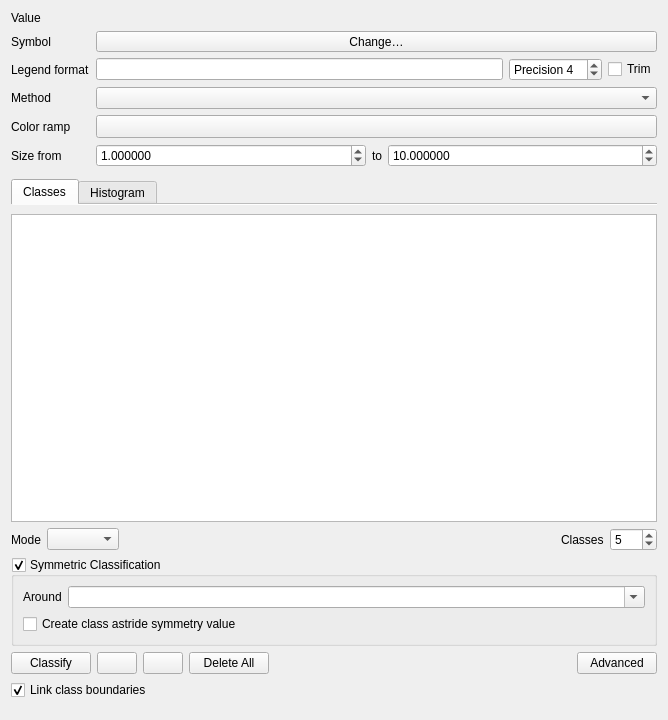
<?xml version="1.0" encoding="UTF-8"?>
<ui version="4.0">
 <class>QgsGraduatedSymbolRendererWidget</class>
 <widget class="QWidget" name="QgsGraduatedSymbolRendererWidget">
  <property name="geometry">
   <rect>
    <x>0</x>
    <y>0</y>
    <width>668</width>
    <height>720</height>
   </rect>
  </property>
  <layout class="QGridLayout" name="gridLayout">
   <item row="3" column="1">
    <widget class="QComboBox" name="methodComboBox">
     <property name="toolTip">
      <string>&lt;html&gt;&lt;head/&gt;&lt;body&gt;&lt;p&gt;Choose between color and size graduation. &lt;/p&gt;&lt;p&gt;&lt;br/&gt;&lt;/p&gt;&lt;p&gt;If you want to combine both, use a data-defined size for the symbol and graduate by color.&lt;/p&gt;&lt;/body&gt;&lt;/html&gt;</string>
     </property>
    </widget>
   </item>
   <item row="0" column="1">
    <widget class="QgsFieldExpressionWidget" name="mExpressionWidget" native="true">
     <property name="sizePolicy">
      <sizepolicy hsizetype="Preferred" vsizetype="Fixed">
       <horstretch>0</horstretch>
       <verstretch>0</verstretch>
      </sizepolicy>
     </property>
     <property name="minimumSize">
      <size>
       <width>10</width>
       <height>0</height>
      </size>
     </property>
     <property name="focusPolicy">
      <enum>Qt::StrongFocus</enum>
     </property>
    </widget>
   </item>
   <item row="2" column="0">
    <widget class="QLabel" name="label">
     <property name="text">
      <string>Legend format</string>
     </property>
     <property name="alignment">
      <set>Qt::AlignLeading|Qt::AlignLeft|Qt::AlignVCenter</set>
     </property>
     <property name="buddy">
      <cstring>txtLegendFormat</cstring>
     </property>
    </widget>
   </item>
   <item row="3" column="0">
    <widget class="QLabel" name="labelMethod">
     <property name="text">
      <string>Method</string>
     </property>
    </widget>
   </item>
   <item row="5" column="0">
    <widget class="QLabel" name="lblSize">
     <property name="text">
      <string>Size from</string>
     </property>
     <property name="buddy">
      <cstring>minSizeSpinBox</cstring>
     </property>
    </widget>
   </item>
   <item row="4" column="1">
    <widget class="QgsColorRampButton" name="btnColorRamp">
     <property name="sizePolicy">
      <sizepolicy hsizetype="Expanding" vsizetype="Fixed">
       <horstretch>0</horstretch>
       <verstretch>0</verstretch>
      </sizepolicy>
     </property>
     <property name="minimumSize">
      <size>
       <width>120</width>
       <height>0</height>
      </size>
     </property>
     <property name="maximumSize">
      <size>
       <width>16777215</width>
       <height>16777215</height>
      </size>
     </property>
    </widget>
   </item>
   <item row="0" column="0">
    <widget class="QLabel" name="label_4">
     <property name="text">
      <string>Value</string>
     </property>
    </widget>
   </item>
   <item row="5" column="1">
    <layout class="QHBoxLayout" name="layoutSize">
     <item>
      <widget class="QgsDoubleSpinBox" name="minSizeSpinBox">
       <property name="decimals">
        <number>6</number>
       </property>
       <property name="maximum">
        <double>999999999.000000000000000</double>
       </property>
       <property name="singleStep">
        <double>0.200000000000000</double>
       </property>
       <property name="value">
        <double>1.000000000000000</double>
       </property>
       <property name="showClearButton" stdset="0">
        <bool>false</bool>
       </property>
      </widget>
     </item>
     <item>
      <widget class="QLabel" name="lblSizeTo">
       <property name="sizePolicy">
        <sizepolicy hsizetype="Maximum" vsizetype="Preferred">
         <horstretch>0</horstretch>
         <verstretch>0</verstretch>
        </sizepolicy>
       </property>
       <property name="text">
        <string>to</string>
       </property>
      </widget>
     </item>
     <item>
      <widget class="QgsDoubleSpinBox" name="maxSizeSpinBox">
       <property name="decimals">
        <number>6</number>
       </property>
       <property name="maximum">
        <double>999999999.000000000000000</double>
       </property>
       <property name="singleStep">
        <double>0.200000000000000</double>
       </property>
       <property name="value">
        <double>10.000000000000000</double>
       </property>
       <property name="showClearButton" stdset="0">
        <bool>false</bool>
       </property>
      </widget>
     </item>
    </layout>
   </item>
   <item row="6" column="1">
    <widget class="QgsUnitSelectionWidget" name="mSizeUnitWidget" native="true">
     <property name="minimumSize">
      <size>
       <width>14</width>
       <height>0</height>
      </size>
     </property>
     <property name="focusPolicy">
      <enum>Qt::StrongFocus</enum>
     </property>
    </widget>
   </item>
   <item row="2" column="1">
    <layout class="QHBoxLayout" name="horizontalLayout_6">
     <property name="topMargin">
      <number>0</number>
     </property>
     <item>
      <widget class="QLineEdit" name="txtLegendFormat">
       <property name="toolTip">
        <string>Template for the legend text associated with each classification.  
Use &quot;%1&quot; for the lower bound of the classification, and &quot;%2&quot; for the upper bound.</string>
       </property>
       <property name="alignment">
        <set>Qt::AlignLeading|Qt::AlignLeft|Qt::AlignVCenter</set>
       </property>
      </widget>
     </item>
     <item>
      <widget class="QSpinBox" name="spinPrecision">
       <property name="sizePolicy">
        <sizepolicy hsizetype="Minimum" vsizetype="Fixed">
         <horstretch>0</horstretch>
         <verstretch>0</verstretch>
        </sizepolicy>
       </property>
       <property name="toolTip">
        <string>Precision of upper and lower values in label text.
Positive is number of decimal places
Negative rounds to powers of 10</string>
       </property>
       <property name="prefix">
        <string>Precision </string>
       </property>
       <property name="minimum">
        <number>0</number>
       </property>
       <property name="maximum">
        <number>10</number>
       </property>
       <property name="value">
        <number>4</number>
       </property>
      </widget>
     </item>
     <item>
      <widget class="QCheckBox" name="cbxTrimTrailingZeroes">
       <property name="toolTip">
        <string>Check to remove trailing zeroes after the decimal point from the upper and lower values in the legend.</string>
       </property>
       <property name="text">
        <string>Trim</string>
       </property>
      </widget>
     </item>
    </layout>
   </item>
   <item row="1" column="1">
    <widget class="QgsSymbolButton" name="btnChangeGraduatedSymbol">
     <property name="sizePolicy">
      <sizepolicy hsizetype="Minimum" vsizetype="Fixed">
       <horstretch>1</horstretch>
       <verstretch>0</verstretch>
      </sizepolicy>
     </property>
     <property name="text">
      <string>Change…</string>
     </property>
    </widget>
   </item>
   <item row="4" column="0">
    <widget class="QLabel" name="lblColorRamp">
     <property name="text">
      <string>Color ramp</string>
     </property>
     <property name="buddy">
      <cstring>btnColorRamp</cstring>
     </property>
    </widget>
   </item>
   <item row="1" column="0">
    <widget class="QLabel" name="label_6">
     <property name="text">
      <string>Symbol</string>
     </property>
     <property name="buddy">
      <cstring>btnChangeGraduatedSymbol</cstring>
     </property>
    </widget>
   </item>
   <item row="7" column="0" colspan="2">
    <widget class="QTabWidget" name="tabWidget">
     <property name="currentIndex">
      <number>0</number>
     </property>
     <property name="documentMode">
      <bool>true</bool>
     </property>
     <widget class="QWidget" name="tab">
      <attribute name="title">
       <string>Classes</string>
      </attribute>
      <layout class="QGridLayout" name="gridLayout_3">
       <property name="leftMargin">
        <number>0</number>
       </property>
       <property name="rightMargin">
        <number>0</number>
       </property>
       <item row="2" column="0">
        <layout class="QFormLayout" name="mParametersLayout"/>
       </item>
       <item row="3" column="0" colspan="3">
        <widget class="QgsCollapsibleGroupBoxBasic" name="mGroupBoxSymmetric">
         <property name="title">
          <string>Symmetric Classification</string>
         </property>
         <property name="checkable">
          <bool>true</bool>
         </property>
         <layout class="QGridLayout" name="gridLayout_2" columnstretch="0,1">
          <item row="0" column="0">
           <widget class="QLabel" name="label_2">
            <property name="text">
             <string>Around</string>
            </property>
           </widget>
          </item>
          <item row="0" column="1">
           <widget class="QComboBox" name="cboSymmetryPoint">
            <property name="editable">
             <bool>true</bool>
            </property>
           </widget>
          </item>
          <item row="2" column="0" colspan="2">
           <widget class="QCheckBox" name="cbxAstride">
            <property name="text">
             <string>Create class astride symmetry value</string>
            </property>
           </widget>
          </item>
         </layout>
        </widget>
       </item>
       <item row="2" column="1">
        <spacer name="horizontalSpacer_3">
         <property name="orientation">
          <enum>Qt::Horizontal</enum>
         </property>
         <property name="sizeHint" stdset="0">
          <size>
           <width>40</width>
           <height>0</height>
          </size>
         </property>
        </spacer>
       </item>
       <item row="1" column="0" colspan="3">
        <layout class="QHBoxLayout" name="horizontalLayout_5">
         <item>
          <widget class="QLabel" name="label_8">
           <property name="text">
            <string>Mode</string>
           </property>
           <property name="buddy">
            <cstring>cboGraduatedMode</cstring>
           </property>
          </widget>
         </item>
         <item>
          <widget class="QComboBox" name="cboGraduatedMode">
           <property name="editable">
            <bool>false</bool>
           </property>
          </widget>
         </item>
         <item>
          <widget class="QWidget" name="widget" native="true"/>
         </item>
         <item>
          <spacer name="horizontalSpacer_4">
           <property name="orientation">
            <enum>Qt::Horizontal</enum>
           </property>
           <property name="sizeHint" stdset="0">
            <size>
             <width>40</width>
             <height>20</height>
            </size>
           </property>
          </spacer>
         </item>
         <item>
          <widget class="QLabel" name="label_5">
           <property name="text">
            <string>Classes</string>
           </property>
           <property name="buddy">
            <cstring>spinGraduatedClasses</cstring>
           </property>
          </widget>
         </item>
         <item>
          <widget class="QgsSpinBox" name="spinGraduatedClasses">
           <property name="sizePolicy">
            <sizepolicy hsizetype="Minimum" vsizetype="Fixed">
             <horstretch>0</horstretch>
             <verstretch>0</verstretch>
            </sizepolicy>
           </property>
           <property name="minimum">
            <number>1</number>
           </property>
           <property name="maximum">
            <number>999</number>
           </property>
           <property name="value">
            <number>5</number>
           </property>
          </widget>
         </item>
        </layout>
       </item>
       <item row="0" column="0" colspan="3">
        <widget class="QTreeView" name="viewGraduated">
         <property name="contextMenuPolicy">
          <enum>Qt::CustomContextMenu</enum>
         </property>
         <property name="showDropIndicator" stdset="0">
          <bool>true</bool>
         </property>
         <property name="dragDropMode">
          <enum>QAbstractItemView::InternalMove</enum>
         </property>
         <property name="selectionMode">
          <enum>QAbstractItemView::ExtendedSelection</enum>
         </property>
         <property name="rootIsDecorated">
          <bool>false</bool>
         </property>
         <property name="itemsExpandable">
          <bool>false</bool>
         </property>
         <property name="sortingEnabled">
          <bool>true</bool>
         </property>
        </widget>
       </item>
       <item row="4" column="0" colspan="3">
        <layout class="QHBoxLayout" name="horizontalLayout_3">
         <item>
          <widget class="QPushButton" name="btnGraduatedClassify">
           <property name="text">
            <string>Classify</string>
           </property>
          </widget>
         </item>
         <item>
          <widget class="QPushButton" name="btnGraduatedAdd">
           <property name="toolTip">
            <string>Add class</string>
           </property>
           <property name="icon">
            <iconset resource="../images/images.qrc">
             <normaloff>:/images/themes/default/symbologyAdd.svg</normaloff>:/images/themes/default/symbologyAdd.svg</iconset>
           </property>
          </widget>
         </item>
         <item>
          <widget class="QPushButton" name="btnGraduatedDelete">
           <property name="toolTip">
            <string>Delete</string>
           </property>
           <property name="icon">
            <iconset resource="../images/images.qrc">
             <normaloff>:/images/themes/default/symbologyRemove.svg</normaloff>:/images/themes/default/symbologyRemove.svg</iconset>
           </property>
          </widget>
         </item>
         <item>
          <widget class="QPushButton" name="btnDeleteAllClasses">
           <property name="text">
            <string>Delete All</string>
           </property>
          </widget>
         </item>
         <item>
          <spacer name="horizontalSpacer_2">
           <property name="orientation">
            <enum>Qt::Horizontal</enum>
           </property>
           <property name="sizeHint" stdset="0">
            <size>
             <width>0</width>
             <height>20</height>
            </size>
           </property>
          </spacer>
         </item>
         <item>
          <widget class="QPushButton" name="btnAdvanced">
           <property name="text">
            <string>Advanced</string>
           </property>
          </widget>
         </item>
        </layout>
       </item>
       <item row="5" column="0" colspan="3">
        <layout class="QHBoxLayout" name="_2">
         <item>
          <widget class="QCheckBox" name="cbxLinkBoundaries">
           <property name="text">
            <string>Link class boundaries</string>
           </property>
           <property name="checked">
            <bool>true</bool>
           </property>
          </widget>
         </item>
        </layout>
       </item>
      </layout>
     </widget>
     <widget class="QWidget" name="tab_2">
      <attribute name="title">
       <string>Histogram</string>
      </attribute>
      <layout class="QVBoxLayout" name="verticalLayout_2" stretch="0">
       <item>
        <widget class="QgsGraduatedHistogramWidget" name="mHistogramWidget" native="true"/>
       </item>
      </layout>
     </widget>
    </widget>
   </item>
  </layout>
 </widget>
 <customwidgets>
  <customwidget>
   <class>QgsDoubleSpinBox</class>
   <extends>QDoubleSpinBox</extends>
   <header>qgsdoublespinbox.h</header>
  </customwidget>
  <customwidget>
   <class>QgsUnitSelectionWidget</class>
   <extends>QWidget</extends>
   <header>qgsunitselectionwidget.h</header>
   <container>1</container>
  </customwidget>
  <customwidget>
   <class>QgsFieldExpressionWidget</class>
   <extends>QWidget</extends>
   <header>qgsfieldexpressionwidget.h</header>
   <container>1</container>
  </customwidget>
  <customwidget>
   <class>QgsColorRampButton</class>
   <extends>QToolButton</extends>
   <header>qgscolorrampbutton.h</header>
   <container>1</container>
  </customwidget>
  <customwidget>
   <class>QgsSymbolButton</class>
   <extends>QToolButton</extends>
   <header>qgssymbolbutton.h</header>
  </customwidget>
  <customwidget>
   <class>QgsGraduatedHistogramWidget</class>
   <extends>QWidget</extends>
   <header>qgsgraduatedhistogramwidget.h</header>
   <container>1</container>
  </customwidget>
  <customwidget>
   <class>QgsCollapsibleGroupBoxBasic</class>
   <extends>QGroupBox</extends>
   <header>qgscollapsiblegroupbox.h</header>
   <container>1</container>
  </customwidget>
  <customwidget>
   <class>QgsSpinBox</class>
   <extends>QSpinBox</extends>
   <header>qgsspinbox.h</header>
  </customwidget>
 </customwidgets>
 <tabstops>
  <tabstop>mExpressionWidget</tabstop>
  <tabstop>btnChangeGraduatedSymbol</tabstop>
  <tabstop>txtLegendFormat</tabstop>
  <tabstop>spinPrecision</tabstop>
  <tabstop>cbxTrimTrailingZeroes</tabstop>
  <tabstop>methodComboBox</tabstop>
  <tabstop>btnColorRamp</tabstop>
  <tabstop>minSizeSpinBox</tabstop>
  <tabstop>maxSizeSpinBox</tabstop>
  <tabstop>mSizeUnitWidget</tabstop>
  <tabstop>tabWidget</tabstop>
  <tabstop>viewGraduated</tabstop>
  <tabstop>cboGraduatedMode</tabstop>
  <tabstop>spinGraduatedClasses</tabstop>
  <tabstop>btnGraduatedClassify</tabstop>
  <tabstop>btnGraduatedAdd</tabstop>
  <tabstop>btnGraduatedDelete</tabstop>
  <tabstop>btnDeleteAllClasses</tabstop>
  <tabstop>btnAdvanced</tabstop>
  <tabstop>cbxLinkBoundaries</tabstop>
 </tabstops>
 <resources>
  <include location="../images/images.qrc"/>
 </resources>
 <connections/>
</ui>
